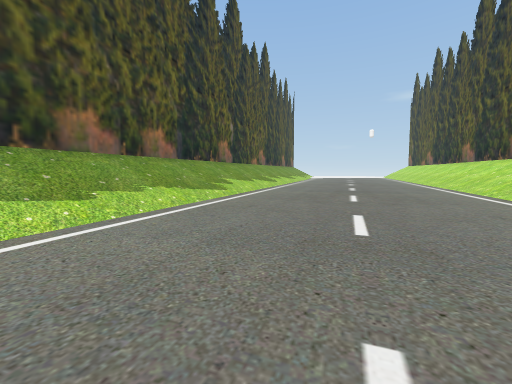
view 1 (above)

22 first-person views from a walk through a scene from a Unity 3-D project. The camera is 1.2 m above the floor, tilts 4° down and sees 90° across. The floor is counted in squares, 2 m on a side. Each view is taken from the middle of a square. On the plan, view 1 faces up. The plan holds only what a view shows up to about 9 squares ahead; the rest is blank. The place goes on beyond the plan. The player character is not drawn. Some surface patterns are stand-ins.

view 2
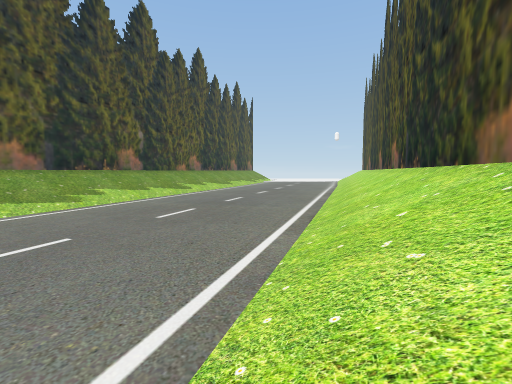

view 3
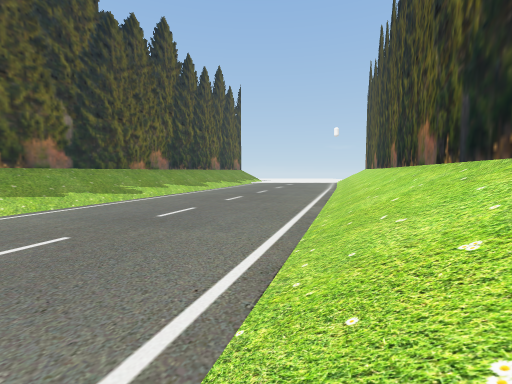

view 4
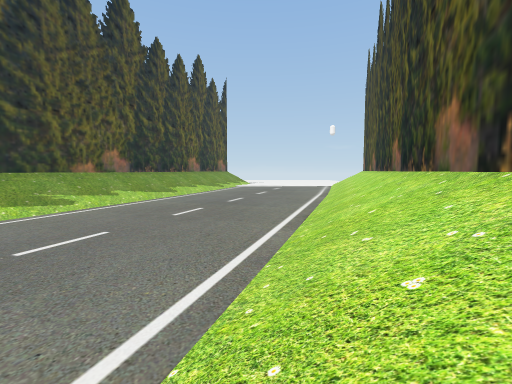

view 5
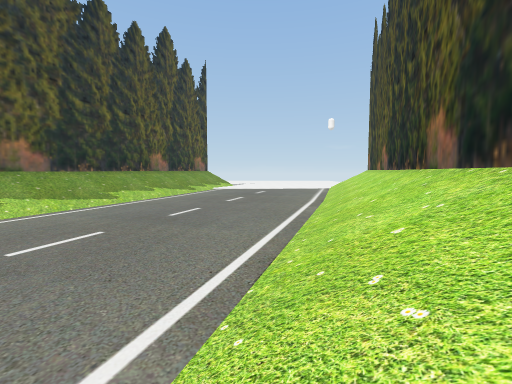

view 6
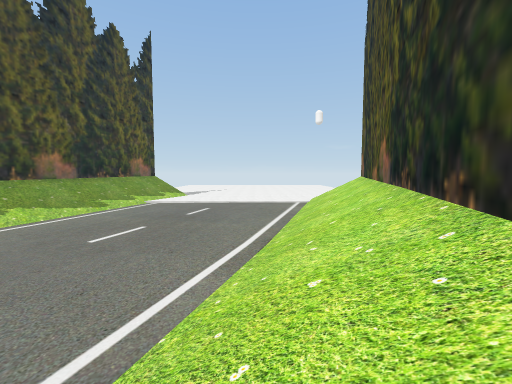

view 7
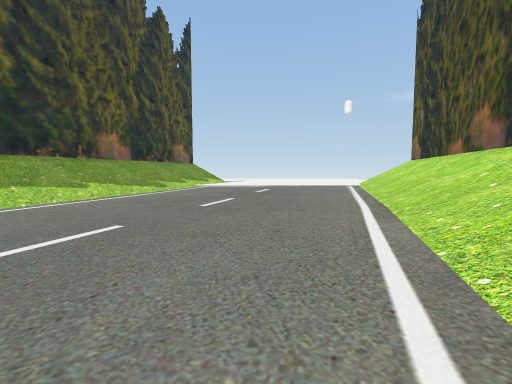

view 8
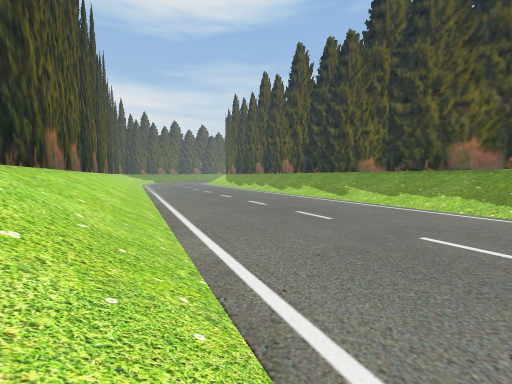

view 9
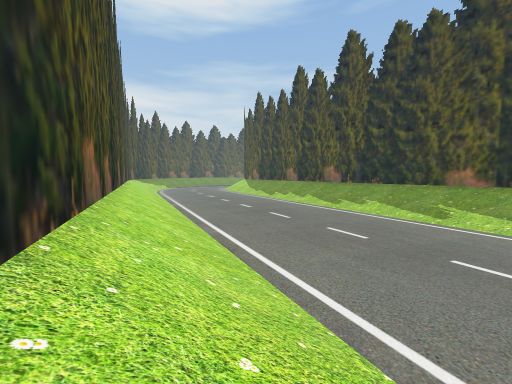

view 10
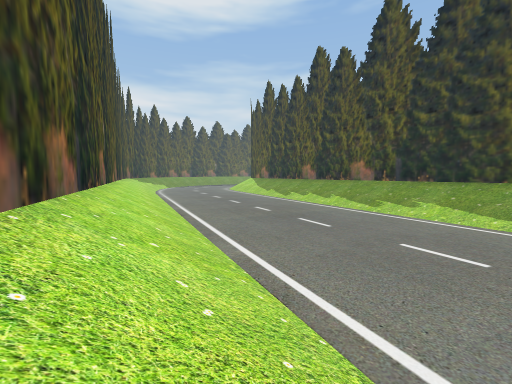

view 11
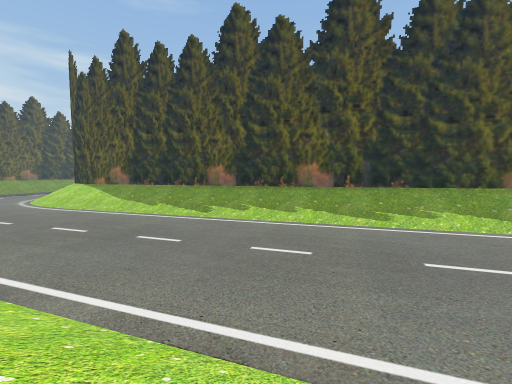

view 12
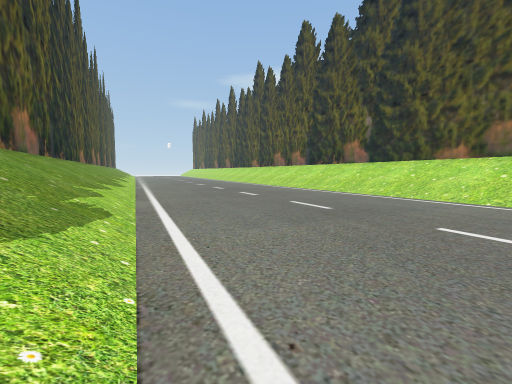

view 13
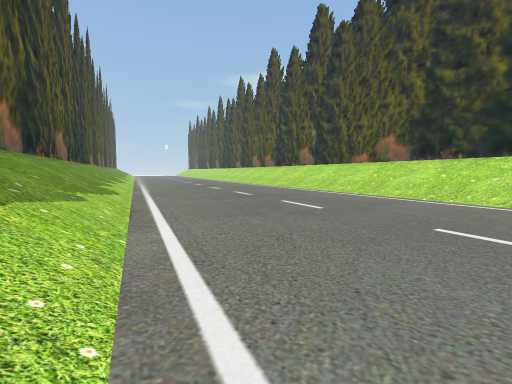

view 14
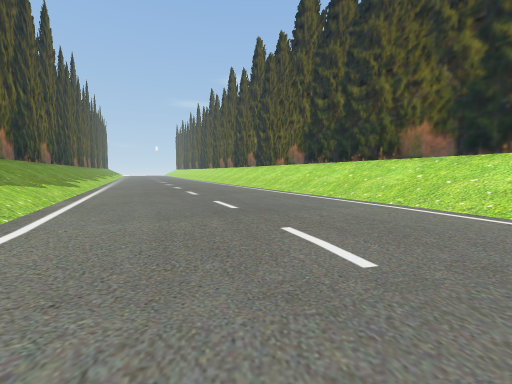

view 15
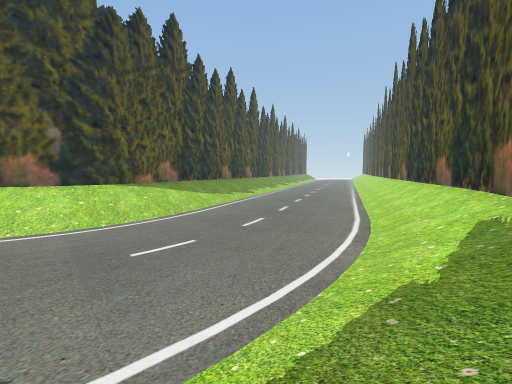

view 16
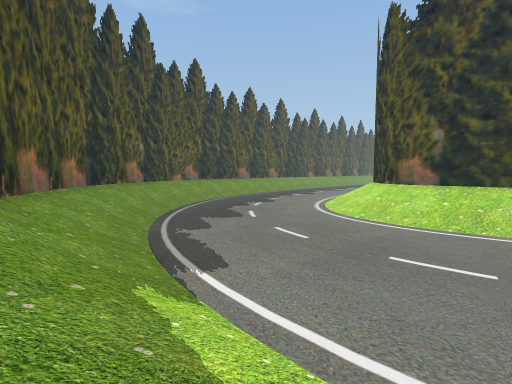

view 17
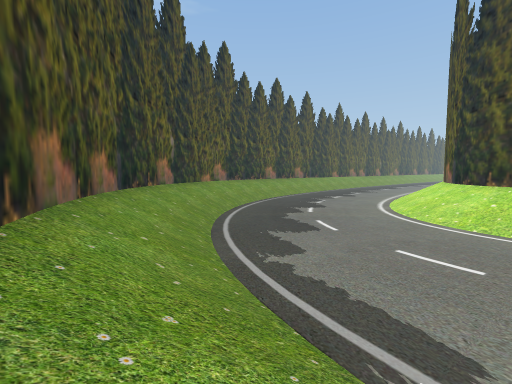

view 18
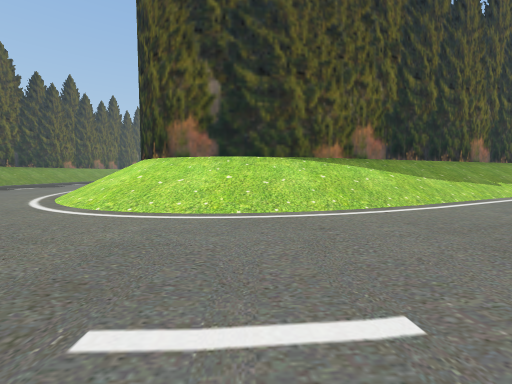

view 19
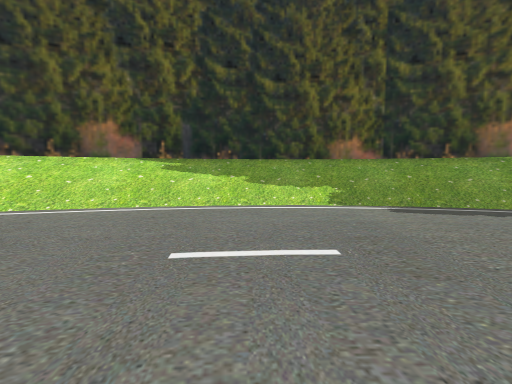

view 20
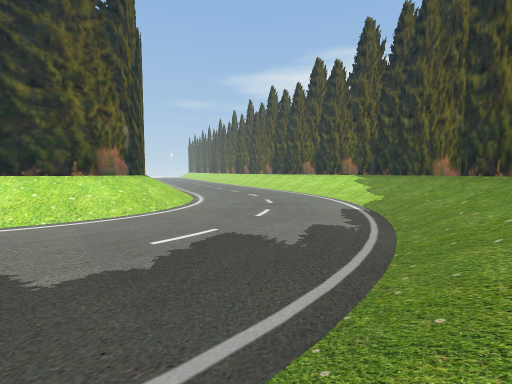

view 21
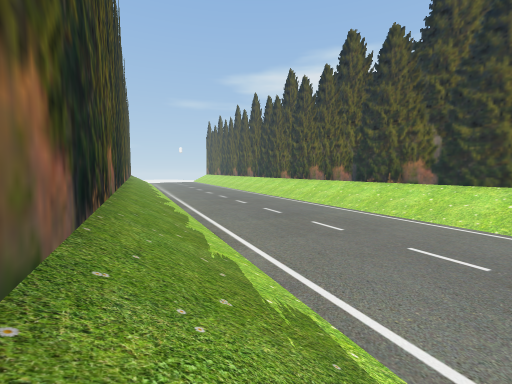

view 22
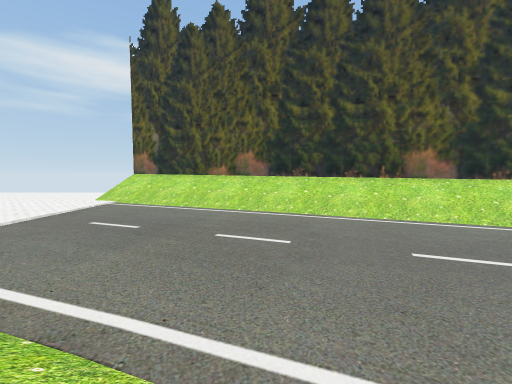

### Floor plan
Key: @ floor where view 1 was taken; # wall or solid block; . main floor; : floor 0.25 m higher than the main floor; + floor 0.5 m higher than the main floor; * floor 0.75 m higher than the main floor; / step, stairs or slope.
Columns run from 15 left of view 1 to 13 right of it. Each row starts with its distance up from view 1.
 21                  #//******//#
 20                 ##//******//#
 19                 #//*******/##
 18                 #//******//#
 17                ##//+++***//#
 16                #//+++++++/##
 15                #//++++++//#
 14               ##/+++++++//#
 13               #//+++++++/##
 12               #//++++++//#
 11              #//+++++++//#
 10              #//++++++//##
  9             ##//++++++//#
  8             #//+++++++//#
  7             #//::++++//##
  6            ##//:::::+//#
  5            #//::::::://#
  4            #//:::::://#
  3           ##/::::::://#
  2           #//:::::::/##
  1           #//:::::://#
  0          ##/:::@::://#
 -1          #//:::::::/##
 -2         ##//:::::://#
 -3         #//::::::://#
 -4         #//:::::://##
 -5        ##//:::::://#
 -6        #//::::::://#
 -7        #//:::::://##
 -8       ##//:::::://#
 -9       #//..:::::/##
-10       #//.....://#
-11      ##/.......//#
-12      #//......./##
-13      #//......//#
-14     #//.......//#
-15    ##//......//##
-16   ##//.......//#
-17 ###///.......//#
-18 /////.......//##
-19 .//.........//#
-20 ...........//##
-21 ..........///#
-22 .........///##
-23 ........///##
-24 .......///##
-25 ..../////##
-26 ///////###
-27 ########

Positions as (right, up) in squares from view 1, and headings:
1: (0, 0), facing up
2: (4, 0), facing up
3: (5, 3), facing up
4: (6, 5), facing up
5: (7, 8), facing up
6: (9, 12), facing up
7: (7, 12), facing up
8: (6, 6), facing down-left
9: (6, 3), facing down-left
10: (5, 1), facing down-left
11: (3, -6), facing left
12: (-7, -11), facing up-right
13: (-8, -14), facing up-right
14: (-8, -18), facing up-right
15: (-6, -24), facing up
16: (-4, -22), facing left
17: (-6, -24), facing left
18: (-7, -20), facing up-left
19: (-9, -18), facing down-right
20: (-15, -26), facing up-right
21: (-8, -9), facing up-right
22: (2, 17), facing right
